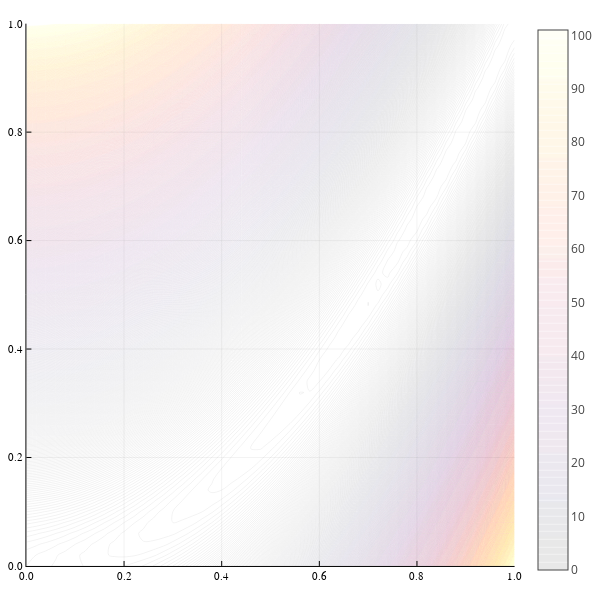

Notebook code cell kept with this figure:
### Code cell
Plots.contour(x,y,z, linealpha = 0.1, levels=1600)

### Figure 1 — Plotly figure (JSON) as saved in the notebook; plotly's stock layout.template omitted (floating-point values rounded to 4 significant figures; data arrays with more than 128 entries replaced by an {"elided": "..."} marker saying what was removed)
{"data": [{"colorbar": {"title": ""}, "colorscale": [[0, "rgba(0, 0, 4, 0.100)"], [0.03448, "rgba(4, 3, 20, 0.100)"], [0.06897, "rgba(13, 8, 41, 0.100)"], [0.1034, "rgba(24, 12, 60, 0.100)"], [0.1379, "rgba(38, 12, 81, 0.100)"], [0.1724, "rgba(54, 9, 97, 0.100)"], [0.2069, "rgba(69, 10, 105, 0.100)"], [0.2414, "rgba(84, 15, 109, 0.100)"], [0.2759, "rgba(97, 19, 110, 0.100)"], [0.3103, "rgba(111, 25, 110, 0.100)"], [0.3448, "rgba(125, 30, 109, 0.100)"], [0.3793, "rgba(140, 35, 105, 0.100)"], [0.4138, "rgba(154, 40, 101, 0.100)"], [0.4483, "rgba(166, 45, 96, 0.100)"], [0.4828, "rgba(180, 51, 89, 0.100)"], [0.5172, "rgba(193, 58, 80, 0.100)"], [0.5517, "rgba(206, 67, 71, 0.100)"], [0.5862, "rgba(216, 76, 62, 0.100)"], [0.6207, "rgba(226, 87, 52, 0.100)"], [0.6552, "rgba(235, 100, 41, 0.100)"], [0.6897, "rgba(241, 115, 29, 0.100)"], [0.7241, "rgba(247, 130, 18, 0.100)"], [0.7586, "rgba(250, 144, 8, 0.100)"], [0.7931, "rgba(252, 161, 8, 0.100)"], [0.8276, "rgba(252, 178, 22, 0.100)"], [0.8621, "rgba(250, 196, 42, 0.100)"], [0.8966, "rgba(246, 213, 67, 0.100)"], [0.931, "rgba(243, 229, 93, 0.100)"], [0.9655, "rgba(242, 244, 130, 0.100)"], [1, "rgba(252, 255, 164, 0.100)"]], "contours": {"coloring": "lines", "showlabels": false}, "name": "y1", "ncontours": 1602, "showlegend": false, "showscale": true, "type": "contour", "x": [0, 0.02, 0.04, 0.06, 0.08, 0.1, 0.12, 0.14, 0.16, 0.18, 0.2, 0.22, 0.24, 0.26, 0.28, 0.3, 0.32, 0.34, 0.36, 0.38, 0.4, 0.42, 0.44, 0.46, 0.48, 0.5, 0.52, 0.54, 0.56, 0.58, 0.6, 0.62, 0.64, 0.66, 0.68, 0.7, 0.72, 0.74, 0.76, 0.78, 0.8, 0.82, 0.84, 0.86, 0.88, 0.9, 0.92, 0.94, 0.96, 0.98, 1], "xaxis": "x1", "y": [0, 0.02, 0.04, 0.06, 0.08, 0.1, 0.12, 0.14, 0.16, 0.18, 0.2, 0.22, 0.24, 0.26, 0.28, 0.3, 0.32, 0.34, 0.36, 0.38, 0.4, 0.42, 0.44, 0.46, 0.48, 0.5, 0.52, 0.54, 0.56, 0.58, 0.6, 0.62, 0.64, 0.66, 0.68, 0.7, 0.72, 0.74, 0.76, 0.78, 0.8, 0.82, 0.84, 0.86, 0.88, 0.9, 0.92, 0.94, 0.96, 0.98, 1], "yaxis": "y1", "z": {"elided": "51x51 float values"}, "zmax": 101, "zmin": 0}], "layout": {"annotations": [], "height": 600, "legend": {"bgcolor": "rgba(255, 255, 255, 1.000)", "bordercolor": "rgba(0, 0, 0, 1.000)", "font": {"color": "rgba(0, 0, 0, 1.000)", "family": "sans-serif", "size": 11}, "tracegroupgap": 0, "x": 1, "y": 1}, "margin": {"b": 20, "l": 0, "r": 0, "t": 20}, "paper_bgcolor": "rgba(255, 255, 255, 1.000)", "plot_bgcolor": "rgba(255, 255, 255, 1.000)", "showlegend": true, "width": 600, "xaxis": {"anchor": "y1", "domain": [0.05101, 0.9934], "gridcolor": "rgba(0, 0, 0, 0.100)", "gridwidth": 0.5, "linecolor": "rgba(0, 0, 0, 1.000)", "mirror": false, "range": [0, 1], "showgrid": true, "showline": true, "showticklabels": true, "tickangle": 0, "tickcolor": "rgb(0, 0, 0)", "tickfont": {"color": "rgba(0, 0, 0, 1.000)", "family": "sans-serif", "size": 11}, "tickmode": "array", "ticks": "inside", "ticktext": ["0.0", "0.2", "0.4", "0.6", "0.8", "1.0"], "tickvals": [0, 0.2, 0.4, 0.6, 0.8, 1], "title": "", "titlefont": {"color": "rgba(0, 0, 0, 1.000)", "family": "sans-serif", "size": 15}, "type": "-", "visible": true, "zeroline": false, "zerolinecolor": "rgba(0, 0, 0, 1.000)"}, "yaxis": {"anchor": "x1", "domain": [0.02508, 0.9934], "gridcolor": "rgba(0, 0, 0, 0.100)", "gridwidth": 0.5, "linecolor": "rgba(0, 0, 0, 1.000)", "mirror": false, "range": [0, 1], "showgrid": true, "showline": true, "showticklabels": true, "tickangle": 0, "tickcolor": "rgb(0, 0, 0)", "tickfont": {"color": "rgba(0, 0, 0, 1.000)", "family": "sans-serif", "size": 11}, "tickmode": "array", "ticks": "inside", "ticktext": ["0.0", "0.2", "0.4", "0.6", "0.8", "1.0"], "tickvals": [0, 0.2, 0.4, 0.6, 0.8, 1], "title": "", "titlefont": {"color": "rgba(0, 0, 0, 1.000)", "family": "sans-serif", "size": 15}, "type": "-", "visible": true, "zeroline": false, "zerolinecolor": "rgba(0, 0, 0, 1.000)"}}}
